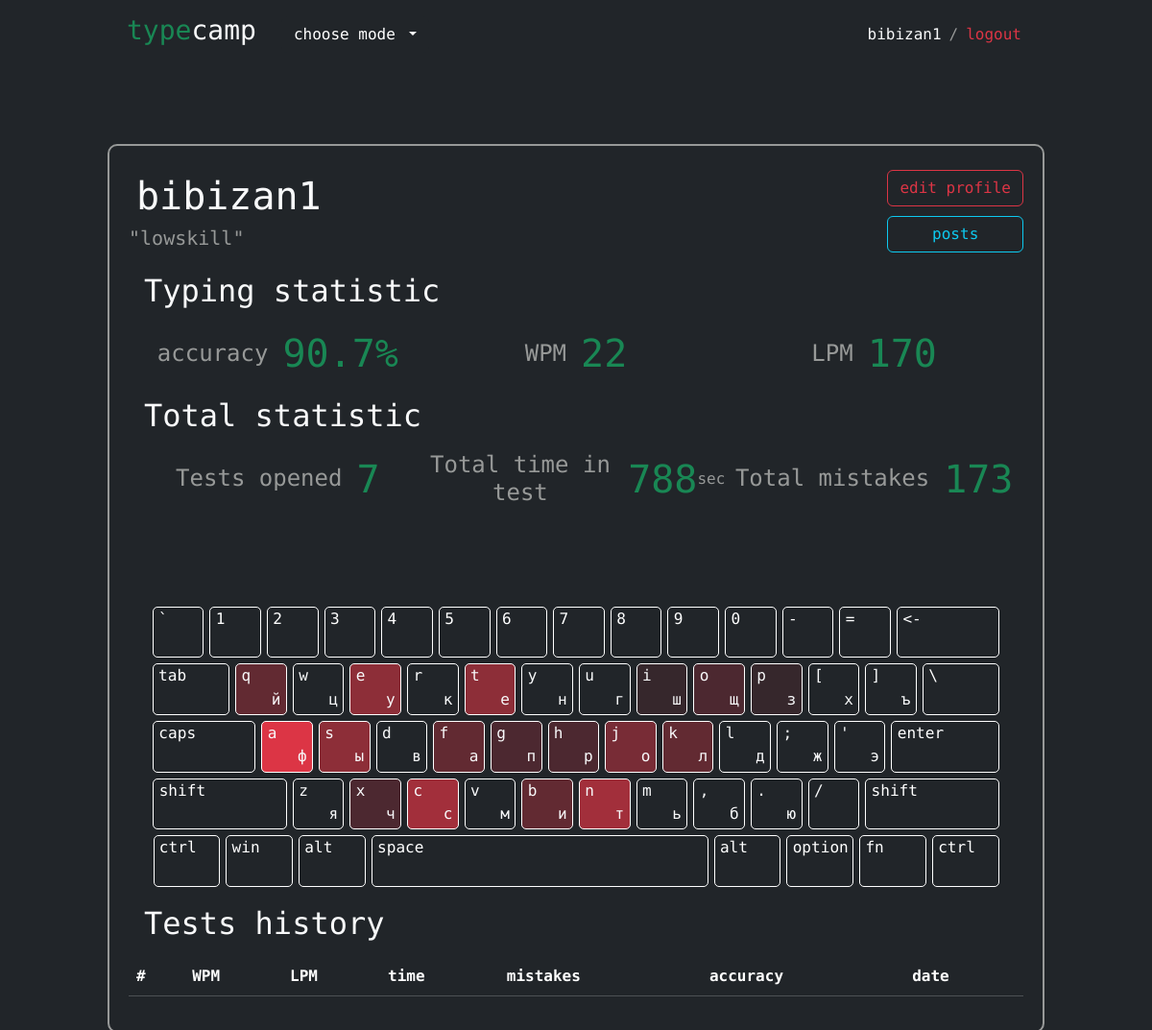
Page /profile/28/ (signed in) on the earlier database version.
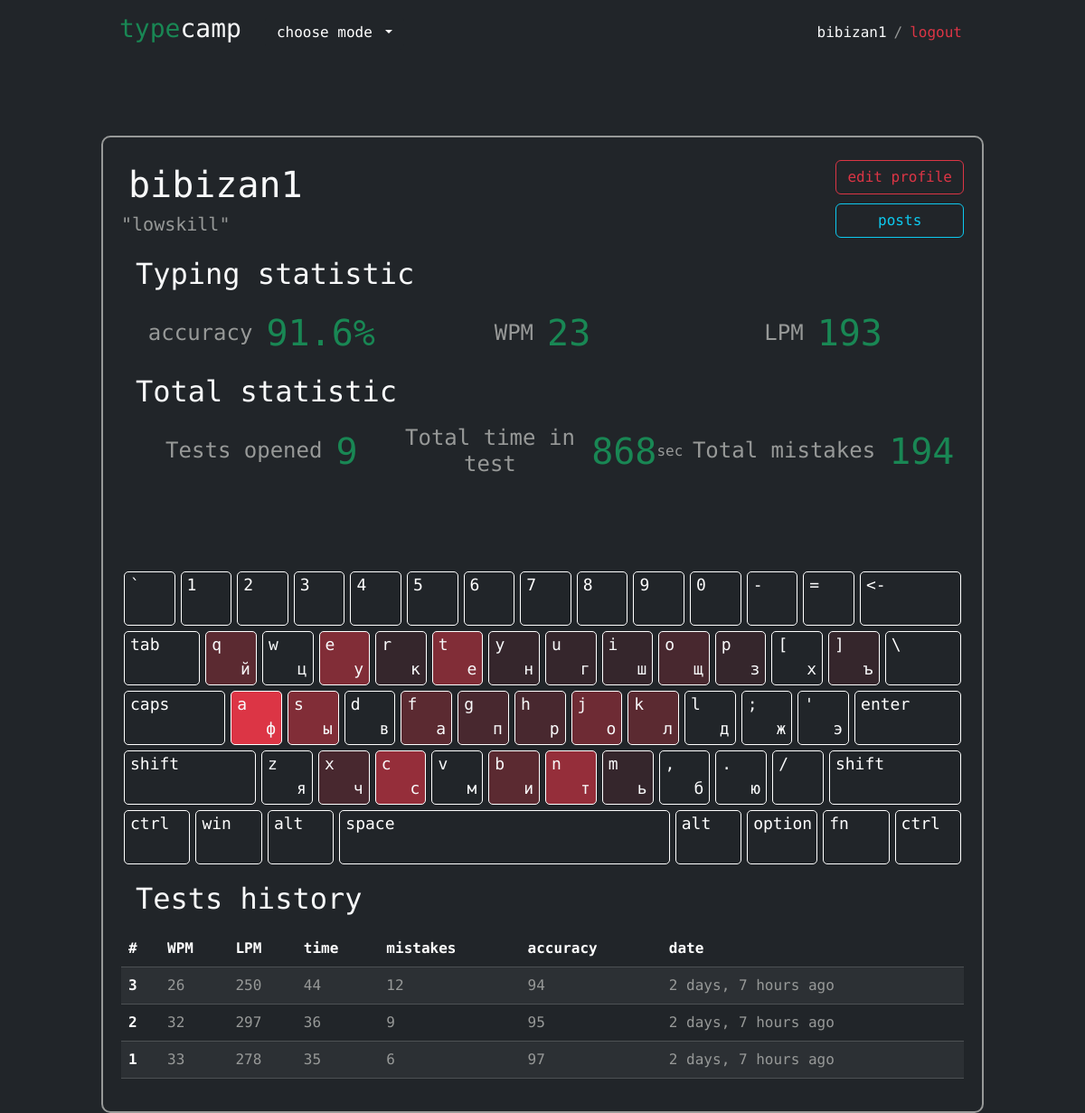
Same page on the later database version.
### typecamp_app/models.py (models this page shows, shortened)
class Profile(models.Model):
    user = models.OneToOneField(settings.AUTH_USER_MODEL, on_delete=models.CASCADE, primary_key=True)
    quote = models.CharField(max_length=200, null=True, blank=True)
    keys = models.JSONField('keys', default=keys_default)
    wpm = models.IntegerField(default=0)
    total_stat = models.JSONField('total_stats', default=total_stat_default)
    game_score = models.IntegerField(default=0)

class History(models.Model):
    user = models.ForeignKey(User, on_delete=models.CASCADE)
    test_date = models.DateTimeField(auto_now=True)
    test_num = models.IntegerField(default=1)
    wpm = models.IntegerField(default=0)
    lpm = models.IntegerField(default=0)
    time = models.IntegerField(default=0)
    mistakes = models.IntegerField(default=0)
    accuracy = models.IntegerField(default=0)
    models.Index(fields=['user', ])
    class Meta:
        ordering = ('-test_date',)

### typecamp_app/views.py (the view)
# urls.py: re_path(r'^profile/(?P<id>\d+)/$', user_detail, name='user_detail'),
def user_detail(request, id):
    user = User.objects.get(id=id)
    profile = Profile.objects.get(user=user)
    stats = profile.total_stat
    keys = profile.keys
    for key, val in keys.items():
                if (stats['total_mistakes'] == 0):
                    keys[key] = 0
                else:
                    keys[key] /= stats['total_mistakes']
                    keys[key] *= 20
    if stats['total_test_cnt'] == 0:
        total_accuracy = 0
        total_wpm = 0
        total_lpm = 0
    else:
        total_accuracy = stats['total_accuracy'] / stats['total_test_cnt']
        total_wpm = stats['total_wpm'] / stats['total_test_cnt']
        total_lpm = stats['total_lpm'] / stats['total_test_cnt']
    return render(request, 'profile.html',
    {'profile':profile,
    'history':user.history_set.all(),
    'total_accuracy':total_accuracy,
    'total_wpm':total_wpm,
    'total_lpm':total_lpm,
    'total_time':stats['total_time'],
    'total_tests_cnt':stats['total_test_cnt'],
    'total_mistakes':stats['total_mistakes'],
    'keys':keys
    })

### typecamp_app/templates/profile.html (shortened to what this page needs)
{% extends "base.html" %}
{% load humanize %}
{% block header %}
<a href="{% url 'home'%}" class="text-decoration-none text-light navbar-brand label"><h3><span>type</span>camp</h3></a>
    <div class="collapse navbar-collapse" id="navbarSupportedContent">
        <ul class="navbar-nav me-auto mb-2 mb-lg-0">
            <li class="nav-item dropdown">
                <button class="btn btn-dark dropdown-toggle" data-bs-toggle="dropdown" aria-expanded="false">
                  choose mode
                </button>
            </li>
        </ul>
        <div class="user-block">
            {% if user.is_authenticated %}
                <a href="{% url 'user_detail' user.pk %}" class="navbar-text m-2 text-light">{{ user.get_username }}</a>
                /
                <form method="post" action="{% url 'logout' %}">
                  <button type="submit" class="navbar-text m-2 text-danger btn-link">logout</button>
             </form>
            {% else %}
                <a href="{% url 'login' %}" class="navbar-text m-2 text-light">login</a>/
                <a href="{% url 'register' %}" class="navbar-text m-2 text-light">register</a>
            {% endif %}
        </div>
    </div>
{% endblock header %}
{% block content %}
<div class="profile-block d-flex">
    <div class="profile-main-info">
        <div class='text-left'>
            <div class="d-flex">
                <h1 class="m-2 {% if profile.user.is_superuser %}text-danger{% else%}{% if profile.user.is_staff%}text-primary{% else %}text-light {% endif %}{% endif %}">{{ profile.user.username }}</h1>
            </div>
            <h5 class="text-left">
                {% if profile.quote != None %}
                "{{profile.quote}}"
                {% else %}
                -
                {% endif %}
            </h5>
        </div>
        <div class='text-right justify-content-end d-grid align-items-center '>
            {% if profile.user.pk == user.pk or request.user.is_staff %}
            <a class="btn btn-outline-danger" href="{% url 'edit_profile' id=profile.user.pk %}">edit profile</a>
            {% endif %}
            <a class="btn btn-outline-info " href="{% url 'user_posts' id=profile.user.pk %}">posts</a>
        </div>
    </div>
    <h2 class="text-light m-3">Typing statistic</h2>
    <div class="profile-stats">
        <div><h4>accuracy</h4><span class="text-success profile-stats-num">{{ total_accuracy|floatformat:1 }}%</span></div>
        <div><h4>WPM</h4><span class="text-success profile-stats-num">{{ total_wpm|floatformat:0 }}</span></div>
        <div><h4>LPM</h4><span class="text-success profile-stats-num">{{ total_lpm|floatformat:0 }}</span></div>
    </div>
    <h2 class="text-light m-3">Total statistic</h2>
    <div class="profile-stats">
        <div><h4>Tests opened</h4><span class="text-success profile-stats-num">{{ total_tests_cnt }}</span></div>
        <div><h4>Total time in test</h4><span class="text-success profile-stats-num">{{ total_time }}</span>sec</div>
        <div><h4>Total mistakes</h4><span class="text-success profile-stats-num">{{ total_mistakes }}</span></div>
    </div>
    <div class="keyboard-profile text-left d-flex">
        <div class="d-flex">
            <div value="backquote" class="key tutorial-blue">`</div>
            <div value="digit1" class="key tutorial-blue">1</div>
            <div value="digit2" class="key tutorial-green">2</div>
            <div value="digit3" class="key tutorial-light-green">3</div>
            <div value="digit4" class="key tutorial-red">4</div>
            <div value="digit5" class="key tutorial-red">5</div>
            <div value="digit6" class="key tutorial-yellow">6</div>
            <div value="digit7" class="key tutorial-yellow">7</div>
            <div value="digit8" class="key tutorial-purple">8</div>
            <div value="digit9" class="key tutorial-pink">9</div>
            <div value="digit0" class="key tutorial-fiolet">0</div>
            <div value="minus" class="key tutorial-fiolet">-</div>
            <div value="equal" class="key tutorial-fiolet">=</div>
            <div value="backspace" class="key backspace tutorial-fiolet"><-</div>
        </div>
        <div class="d-flex">
            <div value="tab" class="key tab tutorial-blue">tab</div>
            <div value="keyq" class="key tutorial-blue text-light" style="background:rgba(220, 53, 69, {{ keys.keyq }})">q <p class="text-light">й</p></div>
            <div value="keyw" class="key tutorial-green text-light" style="background:rgba(220, 53, 69, {{ keys.keyw }})">w <p class="text-light">ц</p></div>
            <div value="keye" class="key tutorial-light-green text-light" style="background:rgba(220, 53, 69, {{ keys.keye }})">e <p class="text-light">у</p></div>
            <div value="keyr" class="key tutorial-red text-light" style="background:rgba(220, 53, 69, {{ keys.keyr }})">r <p class="text-light">к</p></div>
            <div value="keyt" class="key tutorial-red text-light" style="background:rgba(220, 53, 69, {{ keys.keyt }})">t <p class="text-light">е</p></div>
            <div value="keyy" class="key tutorial-yellow text-light" style="background:rgba(220, 53, 69, {{ keys.keyy }})">y <p class="text-light">н</p></div>
            <div value="keyu" class="key tutorial-yellow text-light" style="background:rgba(220, 53, 69, {{ keys.keyu }})">u <p class="text-light">г</p></div>
            <div value="keyi" class="key tutorial-purple text-light" style="background:rgba(220, 53, 69, {{ keys.keyi }})">i <p class="text-light">ш</p></div>
            <div value="keyo" class="key tutorial-pink text-light" style="background:rgba(220, 53, 69, {{ keys.keyo }})">o <p class="text-light">щ</p></div>
            <div value="keyp" class="key tutorial-fiolet text-light" style="background:rgba(220, 53, 69, {{ keys.keyp }})">p <p class="text-light">з</p></div>
            <div value="bracketleft" class="key tutorial-fiolet text-light" style="background:rgba(220, 53, 69, {{ keys.bracketleft }})">[ <p class="text-light">х</p></div>
            <div value="bracketright" class="key tutorial-fiolet text-light" style="background:rgba(220, 53, 69, {{ keys.bracketright }})">] <p class="text-light">ъ</p></div>
            <div value="backslash" class="key tab tutorial-fiolet">\</div>
        </div>
        <div class="d-flex">
            <div value="capslock" class="key backspace tutorial-blue">caps</div>
            <div value="keya" class="key tutorial-blue text-light" style="background:rgba(220, 53, 69, {{ keys.keya }})">a <p class="text-light">ф</p></div>
            <div value="keys" class="key tutorial-green text-light" style="background:rgba(220, 53, 69, {{ keys.keys }})">s <p class="text-light">ы</p></div>
            <div value="keyd" class="key tutorial-light-green text-light" style="background:rgba(220, 53, 69, {{ keys.keyd }})">d <p class="text-light">в</p></div>
            <div value="keyf" class="key tutorial-red text-light" style="background:rgba(220, 53, 69, {{ keys.keyf }})">f <p class="text-light">а</p></div>
            <div value="keyg" class="key tutorial-red text-light" style="background:rgba(220, 53, 69, {{ keys.keyg }})">g <p class="text-light">п</p></div>
            <div value="keyh" class="key tutorial-yellow text-light" style="background:rgba(220, 53, 69, {{ keys.keyh }})">h <p class="text-light">р</p></div>
            <div value="keyj" class="key tutorial-yellow text-light" style="background:rgba(220, 53, 69, {{ keys.keyj }})">j <p class="text-light">о</p></div>
            <div value="keyk" class="key tutorial-purple text-light" style="background:rgba(220, 53, 69, {{ keys.keyk }})">k <p class="text-light">л</p></div>
            <div value="keyl" class="key tutorial-pink text-light" style="background:rgba(220, 53, 69, {{ keys.keyl }})">l <p class="text-light">д</p></div>
            <div value="semicolon" class="key tutorial-fiolet text-light" style="background:rgba(220, 53, 69, {{ keys.semicolon }})">; <p class="text-light">ж</p></div>
            <div value="quote" class="key tutorial-fiolet text-light" style="background:rgba(220, 53, 69, {{ keys.quote }})">' <p class="text-light">э</p></div>
            <div value="enter" class="key enter tutorial-fiolet">enter</div>
        </div>
        <div class="d-flex">
            <div value="shiftleft" class="key shift tutorial-blue">shift</div>
            <div value="keyz" class="key tutorial-blue text-light" style="background:rgba(220, 53, 69, {{ keys.keyz }})">z <p class="text-light">я</p></div>
            <div value="keyx" class="key tutorial-green text-light" style="background:rgba(220, 53, 69, {{ keys.keyx }})">x <p class="text-light">ч</p></div>
            <div value="keyc" class="key tutorial-light-green text-light" style="background:rgba(220, 53, 69, {{ keys.keyc }})">c <p class="text-light">с</p></div>
            <div value="keyv" class="key tutorial-red text-light" style="background:rgba(220, 53, 69, {{ keys.keyv }})">v <p class="text-light">м</p></div>
            <div value="keyb" class="key tutorial-red text-light" style="background:rgba(220, 53, 69, {{ keys.keyb }})">b <p class="text-light">и</p></div>
            <div value="keyn" class="key tutorial-yellow text-light" style="background:rgba(220, 53, 69, {{ keys.keyn }})">n <p class="text-light">т</p></div>
            <div value="keym" class="key tutorial-yellow text-light" style="background:rgba(220, 53, 69, {{ keys.keym }})">m <p class="text-light">ь</p></div>
            <div value="comma" class="key tutorial-purple text-light" style="background:rgba(220, 53, 69, {{ keys.comma }})">, <p class="text-light">б</p></div>
            <div value="period" class="key tutorial-pink text-light" style="background:rgba(220, 53, 69, {{ keys.period }})">. <p class="text-light">ю</p></div>
            <div value="slash" class="key tutorial-fiolet text-light" style="background:rgba(220, 53, 69, {{ keys.slash }})">/</div>
            <div value="shiftright" class="key shift tutorial-fiolet">shift</div>
        </div>
        <div class="d-flex">
            <div value="controlleft" class="key ctrl tutorial-blue">ctrl</div>
            <div value="" class="key ctrl tutorial-blue">win</div>
            <div value="altleft" class="key ctrl tutorial-blue">alt</div>
            <div value="space" class="key space">space</div>
            <div value="altright" class="key ctrl tutorial-fiolet">alt</div>
            <div value="option" class="key ctrl tutorial-fiolet">option</div>
            <div value="" class="key ctrl tutorial-fiolet">fn</div>
            <div value="controlright" class="key ctrl tutorial-fiolet">ctrl</div>
        </div>
        {% if user.pk == profile.user.pk%}
        <h2 class="text-light m-3">Tests history</h2>
        <div class="user-history">
            <table class="table table-dark  table-striped ">
                <thead>
                  <tr>
                    <th scope="col">#</th>
                    <th scope="col">WPM</th>
                    <th scope="col">LPM</th>
                    <th scope="col">time</th>
                    <th scope="col">mistakes</th>
                    <th scope="col">accuracy</th>
                    <th scope="col">date</th>
                  </tr>
                </thead>
                <tbody>
                {% for el in history%}
                  <tr>
                    <th scope="row">{{el.test_num}}</th>
                    <td><span class="">{{el.wpm}}</span></td>
                    <td><span class="">{{el.lpm}}</span></td>
                    <td><span class="">{{el.time}}</span></td>
                    <td><span class="">{{el.mistakes}}</span></td>
                    <td><span class="">{{el.accuracy}}</span></td>
                    <td><span class="">{{ el.test_date|naturaltime }}</span></td>
                  </tr>
                {% endfor %}
                </tbody>
              </table>
        </div>
        {% endif %}
</div>
{% endblock content %}

### typecamp_app/templates/base.html (shortened to what this page needs)
{% load static %}
<!DOCTYPE html>
<html lang="en">
<head>
    <link rel="stylesheet" href="{% static "css/style.css" %}">
    <link href="https://cdn.jsdelivr.net/npm/bootstrap@5.3.3/dist/css/bootstrap.min.css" rel="stylesheet">
    <link rel="stylesheet" href="https://cdn.jsdelivr.net/npm/bootstrap-icons@1.11.3/font/bootstrap-icons.min.css">
</head>
<body class="bg-dark">
    <div class="container-fluid h-100">
        <nav class="navbar navbar-expand-lg navbar-dark bg-dark header w-100">
            {% block header %} {% endblock header %}
        </nav>
        <div class="d-flex justify-content-center align-items-center text-center min-vh-100 flex-column main">
            {% block content %} {% endblock content %}
            </div>
        </div>
    </div>
</body>
</html>

Differences in the rows shown:
added History: test_num "3", wpm "26", lpm "250", time "44", mistakes "12", accuracy "94", test_date "2 days, 7 hours ago"
added History: test_num "2", wpm "32", lpm "297", time "36", mistakes "9", accuracy "95", test_date "2 days, 7 hours ago"
added History: test_num "1", wpm "33", lpm "278", time "35", mistakes "6", accuracy "97", test_date "2 days, 7 hours ago"
Other differences:
{{ total_accuracy|floatformat:1 }}: "90.7" → "91.6"
{{ total_wpm|floatformat:0 }}: "22" → "23"
{{ total_lpm|floatformat:0 }}: "170" → "193"
{{ total_tests_cnt }}: "7" → "9"
{{ total_time }}: "788" → "868"
{{ total_mistakes }}: "173" → "194"
